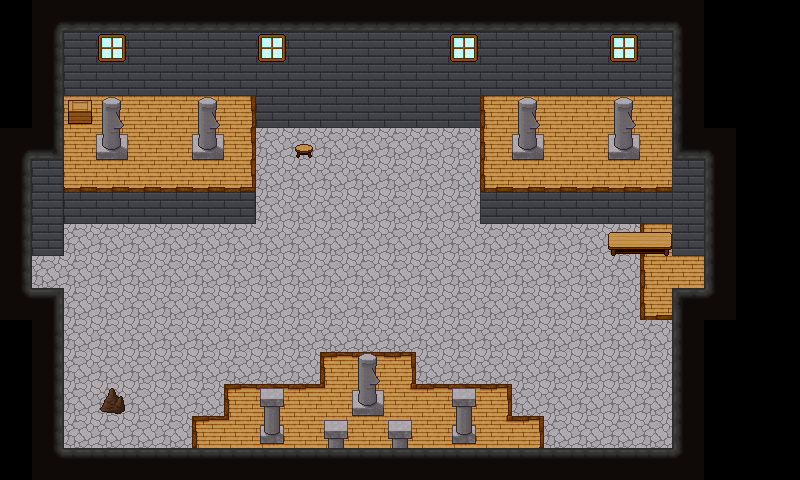

This is a level from a 2D game, rendered from its Tiled map with the project's own tilesets. A one-line summary and the map file follow, with tile-layer data summarised:
An orthogonal 25x15 tile map with 32x32 px tiles, 4 tile layers (Lower 1, Upper 1, Lower 2, Upper 2), 8 tilesets and 15 objects (11x event, 2x teleport, 2x trigger).

<map height="15" orientation="orthogonal" tileheight="32" tilewidth="32" version="1.0" width="25">
 <properties><property name="blended tiles" value="195,197,198,199,200,202,203,205,207,208,209,210,211,212,213,214,215,216,217,218,219,220,221,222,223,227,229,230,231,235,237,238,239,240,241,242,244,245,246,247,248,249,252,254,255,256,257,258,259,260,261,262,263" />
  <property name="bgm" value="music_haven" />
  <property name="minimap" value="graphic_minimap_l1_f1" />
  <property name="minimap_x1" value="111" />
  <property name="minimap_x2" value="156" />
  <property name="minimap_y1" value="69" />
  <property name="minimap_y2" value="102" />
 </properties>
 <tileset firstgid="1" name="blockboundBrickWall" tileheight="32" tilewidth="32">
  <image height="96" source="tilesets/blockbound/brickwall.png" width="128" />
  <tile id="0">
   <properties>
    <property name="x" value="" />
   </properties>
  </tile>
  <tile id="1">
   <properties>
    <property name="x" value="" />
   </properties>
  </tile>
  <tile id="2">
   <properties>
    <property name="x" value="" />
   </properties>
  </tile>
 </tileset>
 <tileset firstgid="13" name="blockboundBrownRock" tileheight="32" tilewidth="32">
  <image height="224" source="tilesets/blockbound/brownrock.png" trans="8080ff" width="320" />
  <tile id="30">
   <properties>
    <property name="x" value="" />
   </properties>
  </tile>
  <tile id="31">
   <properties>
    <property name="x" value="" />
   </properties>
  </tile>
  <tile id="32">
   <properties>
    <property name="x" value="" />
   </properties>
  </tile>
  <tile id="40">
   <properties>
    <property name="x" value="" />
   </properties>
  </tile>
  <tile id="41">
   <properties>
    <property name="x" value="" />
   </properties>
  </tile>
  <tile id="42">
   <properties>
    <property name="x" value="" />
   </properties>
  </tile>
  <tile id="50">
   <properties>
    <property name="top" value="" />
   </properties>
  </tile>
  <tile id="51">
   <properties>
    <property name="top" value="" />
   </properties>
  </tile>
  <tile id="52">
   <properties>
    <property name="top" value="" />
   </properties>
  </tile>
 </tileset>
 <tileset firstgid="83" name="blockboundRedRug" tileheight="32" tilewidth="32">
  <image height="96" source="tilesets/blockbound/redrug.png" width="96" />
 </tileset>
 <tileset firstgid="92" name="blockboundStoneFloor" tileheight="32" tilewidth="32">
  <image height="320" source="tilesets/blockbound/stonefloor.PNG" trans="8080ff" width="320" />
  <tile id="30">
   <properties>
    <property name="x" value="" />
   </properties>
  </tile>
  <tile id="31">
   <properties>
    <property name="x" value="" />
   </properties>
  </tile>
  <tile id="32">
   <properties>
    <property name="x" value="" />
   </properties>
  </tile>
  <tile id="40">
   <properties>
    <property name="x" value="" />
   </properties>
  </tile>
  <tile id="41">
   <properties>
    <property name="x" value="" />
   </properties>
  </tile>
  <tile id="42">
   <properties>
    <property name="x" value="" />
   </properties>
  </tile>
  <tile id="60">
   <properties>
    <property name="top" value="" />
   </properties>
  </tile>
  <tile id="61">
   <properties>
    <property name="top" value="" />
   </properties>
  </tile>
  <tile id="62">
   <properties>
    <property name="top" value="" />
   </properties>
  </tile>
 </tileset>
 <tileset firstgid="192" name="blockboundUpper" tileheight="32" tilewidth="32">
  <image height="288" source="tilesets/blockbound/upper.png" trans="8080ff" width="256" />
  <tile id="0">
   <properties>
    <property name="x" value="" />
   </properties>
  </tile>
  <tile id="1">
   <properties>
    <property name="x" value="" />
   </properties>
  </tile>
  <tile id="2">
   <properties>
    <property name="x" value="" />
   </properties>
  </tile>
  <tile id="3">
   <properties>
    <property name="x" value="" />
   </properties>
  </tile>
  <tile id="4">
   <properties>
    <property name="x" value="" />
   </properties>
  </tile>
  <tile id="8">
   <properties>
    <property name="x" value="" />
   </properties>
  </tile>
  <tile id="9">
   <properties>
    <property name="x" value="" />
   </properties>
  </tile>
  <tile id="10">
   <properties>
    <property name="x" value="" />
   </properties>
  </tile>
  <tile id="11">
   <properties>
    <property name="x" value="" />
   </properties>
  </tile>
  <tile id="12">
   <properties>
    <property name="x" value="" />
   </properties>
  </tile>
  <tile id="16">
   <properties>
    <property name="x" value="" />
   </properties>
  </tile>
  <tile id="17">
   <properties>
    <property name="x" value="" />
   </properties>
  </tile>
  <tile id="18">
   <properties>
    <property name="x" value="" />
   </properties>
  </tile>
  <tile id="24">
   <properties>
    <property name="x" value="" />
   </properties>
  </tile>
  <tile id="25">
   <properties>
    <property name="x" value="" />
   </properties>
  </tile>
  <tile id="26">
   <properties>
    <property name="x" value="" />
   </properties>
  </tile>
  <tile id="27">
   <properties>
    <property name="x" value="" />
   </properties>
  </tile>
  <tile id="28">
   <properties>
    <property name="x" value="" />
   </properties>
  </tile>
  <tile id="32">
   <properties>
    <property name="x" value="" />
   </properties>
  </tile>
  <tile id="33">
   <properties>
    <property name="x" value="" />
   </properties>
  </tile>
  <tile id="34">
   <properties>
    <property name="x" value="" />
   </properties>
  </tile>
  <tile id="35">
   <properties>
    <property name="x" value="" />
   </properties>
  </tile>
  <tile id="36">
   <properties>
    <property name="x" value="" />
   </properties>
  </tile>
  <tile id="39">
   <properties>
    <property name="x" value="" />
   </properties>
  </tile>
  <tile id="40">
   <properties>
    <property name="x" value="" />
   </properties>
  </tile>
  <tile id="41">
   <properties>
    <property name="x" value="" />
   </properties>
  </tile>
  <tile id="42">
   <properties>
    <property name="x" value="" />
   </properties>
  </tile>
  <tile id="43">
   <properties>
    <property name="x" value="" />
   </properties>
  </tile>
  <tile id="44">
   <properties>
    <property name="x" value="" />
   </properties>
  </tile>
  <tile id="45">
   <properties>
    <property name="x" value="" />
   </properties>
  </tile>
  <tile id="46">
   <properties>
    <property name="x" value="" />
   </properties>
  </tile>
  <tile id="47">
   <properties>
    <property name="x" value="" />
   </properties>
  </tile>
  <tile id="54">
   <properties>
    <property name="x" value="" />
   </properties>
  </tile>
 </tileset>
 <tileset firstgid="264" name="blockboundWoodFloor" tileheight="32" tilewidth="32">
  <image height="320" source="tilesets/blockbound/woodfloor.png" trans="8080ff" width="320" />
  <tile id="30">
   <properties>
    <property name="x" value="" />
   </properties>
  </tile>
  <tile id="31">
   <properties>
    <property name="x" value="" />
   </properties>
  </tile>
  <tile id="32">
   <properties>
    <property name="x" value="" />
   </properties>
  </tile>
  <tile id="40">
   <properties>
    <property name="x" value="" />
   </properties>
  </tile>
  <tile id="41">
   <properties>
    <property name="x" value="" />
   </properties>
  </tile>
  <tile id="42">
   <properties>
    <property name="x" value="" />
   </properties>
  </tile>
  <tile id="50">
   <properties>
    <property name="x" value="" />
   </properties>
  </tile>
  <tile id="51">
   <properties>
    <property name="x" value="" />
   </properties>
  </tile>
  <tile id="52">
   <properties>
    <property name="x" value="" />
   </properties>
  </tile>
  <tile id="60">
   <properties>
    <property name="top" value="" />
   </properties>
  </tile>
  <tile id="61">
   <properties>
    <property name="top" value="" />
   </properties>
  </tile>
  <tile id="62">
   <properties>
    <property name="top" value="" />
   </properties>
  </tile>
  <tile id="70">
   <properties>
    <property name="hole" value="" />
   </properties>
  </tile>
  <tile id="71">
   <properties>
    <property name="hole" value="" />
   </properties>
  </tile>
  <tile id="72">
   <properties>
    <property name="hole" value="" />
   </properties>
  </tile>
  <tile id="73">
   <properties>
    <property name="hole" value="" />
   </properties>
  </tile>
  <tile id="74">
   <properties>
    <property name="hole" value="" />
   </properties>
  </tile>
  <tile id="75">
   <properties>
    <property name="hole" value="" />
   </properties>
  </tile>
  <tile id="76">
   <properties>
    <property name="hole" value="" />
   </properties>
  </tile>
  <tile id="77">
   <properties>
    <property name="hole" value="" />
   </properties>
  </tile>
  <tile id="80">
   <properties>
    <property name="hole" value="" />
   </properties>
  </tile>
  <tile id="81">
   <properties>
    <property name="hole" value="" />
   </properties>
  </tile>
  <tile id="82">
   <properties>
    <property name="hole" value="" />
   </properties>
  </tile>
  <tile id="83">
   <properties>
    <property name="hole" value="" />
   </properties>
  </tile>
  <tile id="84">
   <properties>
    <property name="hole" value="" />
   </properties>
  </tile>
  <tile id="85">
   <properties>
    <property name="hole" value="" />
   </properties>
  </tile>
  <tile id="86">
   <properties>
    <property name="hole" value="" />
   </properties>
  </tile>
  <tile id="87">
   <properties>
    <property name="hole" value="" />
   </properties>
  </tile>
  <tile id="90">
   <properties>
    <property name="hole" value="" />
   </properties>
  </tile>
  <tile id="91">
   <properties>
    <property name="hole" value="" />
   </properties>
  </tile>
  <tile id="92">
   <properties>
    <property name="hole" value="" />
   </properties>
  </tile>
  <tile id="93">
   <properties>
    <property name="hole" value="" />
   </properties>
  </tile>
  <tile id="94">
   <properties>
    <property name="hole" value="" />
   </properties>
  </tile>
  <tile id="95">
   <properties>
    <property name="hole" value="" />
   </properties>
  </tile>
  <tile id="96">
   <properties>
    <property name="hole" value="" />
   </properties>
  </tile>
 </tileset>
 <tileset firstgid="364" name="blockboundCeiling" tileheight="32" tilewidth="32">
  <image height="96" source="tilesets/blockbound/ceiling.png" trans="8080ff" width="160" />
  <tile id="0">
   <properties>
    <property name="x" value="" />
   </properties>
  </tile>
  <tile id="1">
   <properties>
    <property name="x" value="" />
   </properties>
  </tile>
  <tile id="2">
   <properties>
    <property name="x" value="" />
   </properties>
  </tile>
  <tile id="3">
   <properties>
    <property name="x" value="" />
   </properties>
  </tile>
  <tile id="4">
   <properties>
    <property name="x" value="" />
   </properties>
  </tile>
  <tile id="5">
   <properties>
    <property name="x" value="" />
   </properties>
  </tile>
  <tile id="6">
   <properties>
    <property name="x" value="" />
   </properties>
  </tile>
  <tile id="7">
   <properties>
    <property name="x" value="" />
   </properties>
  </tile>
  <tile id="8">
   <properties>
    <property name="x" value="" />
   </properties>
  </tile>
  <tile id="9">
   <properties>
    <property name="x" value="" />
   </properties>
  </tile>
  <tile id="10">
   <properties>
    <property name="x" value="" />
   </properties>
  </tile>
  <tile id="11">
   <properties>
    <property name="x" value="" />
   </properties>
  </tile>
  <tile id="12">
   <properties>
    <property name="x" value="" />
   </properties>
  </tile>
  <tile id="13">
   <properties>
    <property name="x" value="" />
   </properties>
  </tile>
  <tile id="14">
   <properties>
    <property name="x" value="" />
   </properties>
  </tile>
 </tileset>
 <tileset firstgid="379" name="blockboundQuarryCeiling" tileheight="32" tilewidth="32">
  <image height="96" source="tilesets/blockbound/quarryroof.png" trans="8080ff" width="160" />
  <tile id="0">
   <properties>
    <property name="x" value="" />
   </properties>
  </tile>
  <tile id="2">
   <properties>
    <property name="x" value="" />
   </properties>
  </tile>
  <tile id="3">
   <properties>
    <property name="x" value="" />
   </properties>
  </tile>
  <tile id="4">
   <properties>
    <property name="x" value="" />
   </properties>
  </tile>
  <tile id="5">
   <properties>
    <property name="x" value="" />
   </properties>
  </tile>
  <tile id="6">
   <properties>
    <property name="x" value="" />
   </properties>
  </tile>
  <tile id="7">
   <properties>
    <property name="x" value="" />
   </properties>
  </tile>
  <tile id="9">
   <properties>
    <property name="x" value="" />
   </properties>
  </tile>
  <tile id="10">
   <properties>
    <property name="x" value="" />
   </properties>
  </tile>
  <tile id="11">
   <properties>
    <property name="x" value="" />
   </properties>
  </tile>
  <tile id="12">
   <properties>
    <property name="x" value="" />
   </properties>
  </tile>
  <tile id="13">
   <properties>
    <property name="x" value="" />
   </properties>
  </tile>
  <tile id="14">
   <properties>
    <property name="x" value="" />
   </properties>
  </tile>
 </tileset>
 <layer height="15" name="Lower 1" width="25">
  <properties>
   <property name="layer" value="5" />
   <property name="z" value="0" />
  <property name="layer" value="5" /></properties>
  <data>[375 cells, 327 non-empty, 23 distinct tile ids]</data>
 </layer>
 <layer height="15" name="Upper 1" width="25">
  <properties>
   <property name="layer" value="4" />
   <property name="z" value=".5" />
  <property name="layer" value="4" /></properties>
  <data>[375 cells, 8 non-empty, 5 distinct tile ids]</data>
 </layer>
 <objectgroup height="15" name="Event 1" width="25">
  <properties>
   <property name="layer" value="3" />
   <property name="z" value=".5" />
  <property name="layer" value="3" /></properties>
  <object height="32" name="TameDragonBeetle" type="event" width="32" x="448" y="112">
   <properties>
    <property name="group" value="beetles" />
    <property name="key" value="enemy_dragon_beetle_tame" />
   </properties>
  </object>
  <object height="32" name="Teleport" type="teleport" width="16" x="688" y="256">
   <properties>
    <property name="group" value="tele" />
    <property name="id" value="map_havenLobby" />
    <property name="x" value="3" />
    <property name="y" value="10" />
   </properties>
  </object>
  <object height="32" name="Teleport" type="teleport" width="16" x="32" y="256">
   <properties>
    <property name="group" value="tele" />
    <property name="id" value="map_havenWorkshop" />
    <property name="targetZ" value="1" />
    <property name="x" value="17" />
    <property name="y" value="10" />
   </properties>
  </object>
  <object height="32" name="Trigger" type="trigger" width="32" x="352" y="64">
   <properties>
    <property name="auto" value="" />
    <property name="id" value="scene_intro0002" />
   </properties>
  </object>
  <object height="32" name="Wallsafe" type="event" width="32" x="448" y="96">
   <properties>
    <property name="key" value="event_wallsafe" />
    <property name="name" value="wallsafe" />
   </properties>
  </object>
  <object height="32" name="Waldy" type="event" width="32" x="640" y="256">
   <properties>
    <property name="hidden" value="" />
    <property name="key" value="event_waldy" />
    <property name="name" value="waldy" />
   </properties>
  </object>
  <object height="32" name="TameDragonBeetle" type="event" width="32" x="576" y="224">
   <properties>
    <property name="group" value="beetles" />
    <property name="key" value="enemy_dragon_beetle_tame" />
   </properties>
  </object>
  <object height="32" name="TameDragonBeetle" type="event" width="32" x="160" y="224">
   <properties>
    <property name="group" value="beetles" />
    <property name="key" value="enemy_dragon_beetle_tame" />
   </properties>
  </object>
  <object height="32" name="TameDragonBeetle" type="event" width="32" x="128" y="384">
   <properties>
    <property name="group" value="beetles" />
    <property name="key" value="enemy_dragon_beetle_tame" />
   </properties>
  </object>
  <object height="32" name="TameDragonBeetle" type="event" width="32" x="576" y="352">
   <properties>
    <property name="group" value="beetles" />
    <property name="key" value="enemy_dragon_beetle_tame" />
   </properties>
  </object>
  <object height="32" name="Widget (wide-pacing)" type="event" width="32" x="288" y="192">
   <properties>
    <property name="key" value="enemy_widget_widepace" />
    <property name="switch" value="intro_done" />
   </properties>
  </object>
  <object height="32" name="Widget (wide-pacing)" type="event" width="32" x="288" y="160">
   <properties>
    <property name="key" value="enemy_widget_widepace" />
    <property name="switch" value="intro_done" />
   </properties>
  </object>
  <object height="32" name="Gadget" type="event" width="32" x="544" y="416">
   <properties>
    <property name="key" value="enemy_gadget" />
    <property name="switch" value="intro_done" />
   </properties>
  </object>
 </objectgroup>
 <layer height="15" name="Lower 2" width="25">
  <properties>
   <property name="layer" value="2" />
   <property name="z" value="1" />
  <property name="layer" value="2" /></properties>
  <data>[375 cells, 59 non-empty, 11 distinct tile ids]</data>
 </layer>
 <layer height="15" name="Upper 2" width="25">
  <properties>
   <property name="layer" value="1" />
   <property name="z" value="1.5" />
  <property name="layer" value="1" /></properties>
  <data>[375 cells, 17 non-empty, 5 distinct tile ids]</data>
 </layer>
 <objectgroup height="15" name="Event 2" width="25">
  <properties>
   <property name="layer" value="0" />
   <property name="z" value="1.5" />
  <property name="layer" value="0" /></properties>
  <object height="32" name="Edgar" type="event" width="32" x="576" y="144">
   <properties>
    <property name="face" value="right" />
    <property name="key" value="event_edgar" />
    <property name="name" value="edgar" />
   </properties>
  </object>
  <object height="32" name="Trigger" type="trigger" width="32" x="384" y="64">
   <properties>
    <property name="auto" value="" />
    <property name="condition" value="beetles_dead" />
    <property name="id" value="scene_intro0003" />
   </properties>
  </object>
 </objectgroup>
</map>
